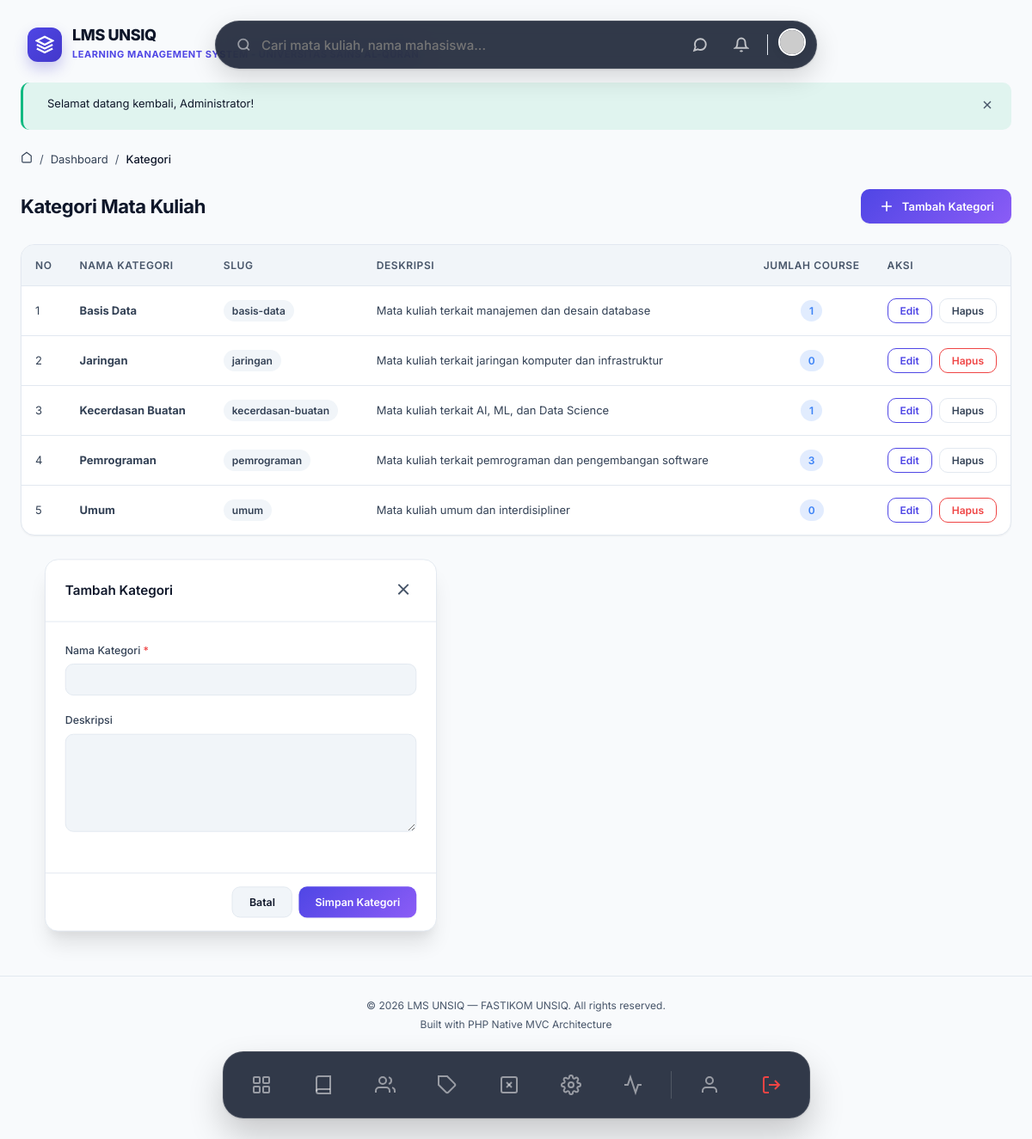
Page /categories (signed in) on the committed database.
### tables this page shows
CREATE TABLE IF NOT EXISTS settings (
    id INT AUTO_INCREMENT PRIMARY KEY,
    key_name VARCHAR(100) NOT NULL UNIQUE,
    value TEXT NULL,
    group_name VARCHAR(50) NOT NULL DEFAULT 'general',
    description VARCHAR(255) NULL,
    INDEX idx_settings_group (group_name)
);

CREATE TABLE IF NOT EXISTS categories (
    id INT AUTO_INCREMENT PRIMARY KEY,
    name VARCHAR(100) NOT NULL,
    slug VARCHAR(120) NOT NULL UNIQUE,
    description TEXT NULL,
    created_at TIMESTAMP DEFAULT CURRENT_TIMESTAMP
);

### app/Views/categories/index.php (the view, shortened to what the rows shown need)
<div class="animate-fade-in">
    <div class="page-header">
        <h1>Kategori Mata Kuliah</h1>
        <button class="btn btn-primary" onclick="openCategoryModal('add')">
            <svg width="20" height="20" viewBox="0 0 24 24" fill="none" stroke="currentColor" stroke-width="2"><path d="M12 5v14M5 12h14"/></svg>
            Tambah Kategori
        </button>
    </div>
    <div class="card">
        <div class="table-responsive">
            <table class="table">
                <thead>
                    <tr>
                        <th width="50">No</th>
                        <th>Nama Kategori</th>
                        <th>Slug</th>
                        <th>Deskripsi</th>
                        <th class="text-center" width="100">Jumlah Course</th>
                        <th class="text-right" width="150">Aksi</th>
                    </tr>
                </thead>
                <tbody>
                    <?php if(empty($categories)): ?>
                        <tr><td colspan="6" class="text-center">Belum ada kategori.</td></tr>
                    <?php else: ?>
                        <?php foreach($categories as $i => $cat): ?>
                        <tr>
                            <td><?= $i + 1 ?></td>
                            <td>
                                <strong><?= e($cat['name']) ?></strong>
                            </td>
                            <td><span class="badge badge-secondary"><?= e($cat['slug']) ?></span></td>
                            <td><span class="text-muted"><?= e($cat['description'] ?: '-') ?></span></td>
                            <td class="text-center">
                                <span class="badge badge-info"><?= $cat['course_count'] ?></span>
                            </td>
                            <td>
                                <div class="action-buttons justify-end">
                                    <button class="btn btn-sm btn-outline-primary"
                                            onclick="openCategoryModal('edit', <?= $cat['id'] ?>, <?= htmlspecialchars(json_encode($cat['name'])) ?>, <?= htmlspecialchars(json_encode($cat['description'] ?? '')) ?>)">
                                        Edit
                                    </button>
                                    <?php if ($cat['course_count'] == 0): ?>
                                    <form method="POST" action="<?= url('/categories/' . $cat['id'] . '/delete') ?>" style="display:inline;" onsubmit="return confirm('Apakah Anda yakin ingin menghapus kategori ini?');">
                                        <button class="btn btn-sm btn-outline-danger">Hapus</button>
                                    </form>
                                    <?php else: ?>
                                    <button class="btn btn-sm btn-outline-secondary" disabled title="Kategori sedang digunakan">Hapus</button>
                                    <?php endif; ?>
                                </div>
                            </td>
                        </tr>
                        <?php endforeach; ?>
                    <?php endif; ?>
                </tbody>
            </table>
        </div>
    </div>
</div>
<div class="modal" id="categoryModal">
    <div class="modal-dialog">
        <div class="modal-content">
            <div class="modal-header">
                <h3 class="modal-title" id="modalTitle">Tambah Kategori</h3>
                <button type="button" class="modal-close" onclick="closeCategoryModal()">
                    <svg width="24" height="24" viewBox="0 0 24 24" fill="none" stroke="currentColor" stroke-width="2"><line x1="18" y1="6" x2="6" y2="18"/><line x1="6" y1="6" x2="18" y2="18"/></svg>
                </button>
            </div>
            <form id="categoryForm" method="POST" action="<?= url('/categories') ?>">
                <div class="modal-body">
                    <div class="form-group">
                        <label class="form-label">Nama Kategori <span class="required">*</span></label>
                        <input type="text" name="name" id="catName" class="form-control" required minlength="3">
                    </div>
                    <div class="form-group">
                        <label class="form-label">Deskripsi</label>
                        <textarea name="description" id="catDesc" class="form-control" rows="3"></textarea>
                    </div>
                </div>
                <div class="modal-footer">
                    <button type="button" class="btn btn-secondary" onclick="closeCategoryModal()">Batal</button>
                    <button type="submit" class="btn btn-primary" id="btnSubmit">Simpan Kategori</button>
                </div>
            </form>
        </div>
    </div>
</div>

### app/Core/Router.php (shortened to what the rows shown need)
<?php
class Router
{
    private array $routes = [
        'GET'    => [],
        'POST'   => [],
        'PUT'    => [],
        'DELETE' => [],
    ];
    private function addRoute(string $method, string $uri, array $action, array $middleware = []): self
    {
        $this->routes[$method][] = [
            'uri'        => $uri,
            'controller' => $action[0],
            'method'     => $action[1],
            'middleware'  => $middleware,
        ];
        return $this;
    }
    public function dispatch(string $requestMethod, string $requestUri): void
    {
        $routes = $this->routes[$requestMethod] ?? [];
        foreach ($routes as $route) {
            $params = $this->matchRoute($route['uri'], $requestUri);
            if ($params !== false) {
                $methodName      = $route['method'];
                $controller = new $controllerClass();
                call_user_func_array([$controller, $methodName], $params);
                return;
            }
        }
        throw new Exceptions\NotFoundException("Route [{$requestMethod} {$requestUri}] not found.");
    }
    private function matchRoute(string $routeUri, string $requestUri): array|false
    {
        $pattern = preg_replace('/\{([a-zA-Z_]+)\}/', '([a-zA-Z0-9_-]+)', $routeUri);
        $pattern = '#^' . $pattern . '$#';
        if (preg_match($pattern, $requestUri, $matches)) {
            array_shift($matches);
            return $matches;
        }
        return false;
    }
}

### app/Views/partials/navbar.php (shortened to what the rows shown need)
<?php
$user = $currentUser ?? \App\Core\Session::user();
$notifCount = 0;
try {
    $notifModel = new \App\Models\Notification();
    $notifCount = $notifModel->countUnread($user['id'] ?? 0);
} catch (\Throwable $e) {}
?>
<div style="display: flex; justify-content: center; position: sticky; top: 24px; z-index: 999; margin-bottom: 24px; pointer-events: none; width: 100%;">
<?php
    $settingModel = new \App\Models\Setting();
    $siteName = $settingModel->getValue('site_name', 'LMS UNSIQ');
    $siteDesc = $settingModel->getValue('site_description', 'Portal Akademik');
    $siteLogo = $settingModel->getValue('site_logo');
?>
    <a href="<?= url('/dashboard') ?>" style="position: absolute; left: 32px; top: 50%; transform: translateY(-50%); pointer-events: auto; display: flex; align-items: center; gap: 12px; text-decoration: none; transition: transform 0.2s;" onmouseover="this.style.transform='translateY(-50%) scale(1.02)'" onmouseout="this.style.transform='translateY(-50%) scale(1)'">
        <?php if (!empty($siteLogo)): ?>
            <img src="<?= e(str_starts_with($siteLogo, 'http') ? $siteLogo : upload_url($siteLogo)) ?>" alt="Logo" style="width: 40px; height: 40px; border-radius: 8px; object-fit: contain;">
        <?php else: ?>
            <div style="width: 40px; height: 40px; background: linear-gradient(135deg, #4f46e5, #4338ca); border-radius: 12px; display: flex; justify-content: center; align-items: center; box-shadow: 0 8px 16px rgba(67,56,202,0.25);">
                <svg width="22" height="22" viewBox="0 0 24 24" fill="none" stroke="white" stroke-width="2.5"><path d="M12 2L2 7l10 5 10-5-10-5z"/><path d="M2 17l10 5 10-5"/><path d="M2 12l10 5 10-5"/></svg>
            </div>
        <?php endif; ?>
        <div>
            <h1 style="font-size: 18px; font-weight: 800; color: var(--text-primary); letter-spacing: -0.02em; margin: 0; line-height: 1.1;"><?= e($siteName) ?></h1>
            <span style="font-size: 11px; font-weight: 700; color: var(--accent-primary); letter-spacing: 0.05em; text-transform: uppercase;"><?= e($siteDesc) ?></span>
        </div>
    </a>
    <div style="pointer-events: auto; display: flex; justify-content: space-between; align-items: center; background: rgba(15, 23, 42, 0.85); backdrop-filter: blur(16px); padding: 8px 12px 8px 24px; border-radius: 999px; box-shadow: 0 10px 30px rgba(0,0,0,0.15), 0 1px 3px rgba(0,0,0,0.1); border: 1px solid rgba(255,255,255,0.1); width: 100%; max-width: 700px; transition: all 0.3s cubic-bezier(0.34, 1.56, 0.64, 1);">
        <form action="<?= url('/search') ?>" method="GET" style="display: flex; align-items: center; gap: 12px; flex: 1; margin:0;">
            <svg width="18" height="18" viewBox="0 0 24 24" fill="none" stroke="currentColor" stroke-width="2.5" style="color: rgba(255,255,255,0.5);"><circle cx="11" cy="11" r="8"/><line x1="21" y1="21" x2="16.65" y2="16.65"/></svg>
            <input type="text" name="q" placeholder="Cari mata kuliah, nama mahasiswa..." style="border: none; background: transparent; width: 100%; font-size: 15px; font-weight: 500; outline: none; color: white; font-family: inherit;" autocomplete="off">
        </form>
        <div style="display: flex; align-items: center; gap: 12px;">
            <a href="<?= url('/messages') ?>" style="position:relative; text-decoration: none; width: 36px; height: 36px; display: flex; align-items: center; justify-content: center; border-radius: 50%; color: rgba(255,255,255,0.7); transition: background 0.2s;" onmouseover="this.style.background='rgba(255,255,255,0.1)'" onmouseout="this.style.background='transparent'">
                <svg width="18" height="18" viewBox="0 0 24 24" fill="none" stroke="currentColor" stroke-width="2.5"><path d="M21 11.5a8.38 8.38 0 0 1-.9 3.8 8.5 8.5 0 0 1-7.6 4.7 8.38 8.38 0 0 1-3.8-.9L3 21l1.9-5.7a8.38 8.38 0 0 1-.9-3.8 8.5 8.5 0 0 1 4.7-7.6 8.38 8.38 0 0 1 3.8-.9h.5a8.48 8.48 0 0 1 8 8v.5z"/></svg>
            </a>
            <?php if ($notifCount > 0): ?>
            <a href="<?= url('/notifications') ?>" style="text-decoration: none; background: var(--bg-primary); padding: 6px 12px; border-radius: 99px; font-size: 13px; font-weight: 700; color: var(--accent-primary); border: 1px solid var(--border-color); display: flex; align-items: center; gap: 6px; box-shadow: 0 2px 4px rgba(0,0,0,0.02); transition: transform 0.2s;" onmouseover="this.style.transform='scale(1.05)'" onmouseout="this.style.transform='scale(1)'">
                <div style="width: 6px; height: 6px; background: var(--accent-success); border-radius: 50%;"></div>
                <?= $notifCount ?> Info
            </a>
            <?php else: ?>
            <a href="<?= url('/notifications') ?>" style="text-decoration: none; width: 36px; height: 36px; display: flex; align-items: center; justify-content: center; border-radius: 50%; color: rgba(255,255,255,0.7); transition: background 0.2s;" onmouseover="this.style.background='rgba(255,255,255,0.1)'" onmouseout="this.style.background='transparent'">
                <svg width="18" height="18" viewBox="0 0 24 24" fill="none" stroke="currentColor" stroke-width="2.5"><path d="M18 8A6 6 0 006 8c0 7-3 9-3 9h18s-3-2-3-9"/><path d="M13.73 21a2 2 0 01-3.46 0"/></svg>
            </a>
            <?php endif; ?>
            <a href="<?= url('/profile') ?>">
                <img src="<?= !empty($user['avatar']) ? upload_url($user['avatar']) : 'https://ui-avatars.com/api/?name='.urlencode($user['name'] ?? 'U').'&background=6366f1&color=fff' ?>" alt="Avatar" style="width: 32px; height: 32px; border-radius: 50%; box-shadow: 0 2px 8px rgba(0,0,0,0.1); border: 2px solid white; transition: transform 0.2s;" onmouseover="this.style.transform='scale(1.1)'" onmouseout="this.style.transform='scale(1)'">
            </a>
        </div>
    </div>
</div>

### rows in the picture
settings: value "LMS UNSIQ"
settings: value "LEARNING MANAGEMENT SYSTEM - UNIVERSITAS SAINS AL-QURAN"
categories: name "Basis Data", slug "basis-data", description "Mata kuliah terkait manajemen dan desain database", course_count "1", shows "Hapus"
categories: name "Jaringan", slug "jaringan", description "Mata kuliah terkait jaringan komputer dan infrastruktur", course_count "0"
categories: name "Kecerdasan Buatan", slug "kecerdasan-buatan", description "Mata kuliah terkait AI, ML, dan Data Science", course_count "1", shows "Hapus"
categories: name "Pemrograman", slug "pemrograman", description "Mata kuliah terkait pemrograman dan pengembangan software", course_count "3", shows "Hapus"
categories: name "Umum", slug "umum", description "Mata kuliah umum dan interdisipliner", course_count "0"

### other values in the picture
$message "Selamat datang kembali, Administrator!"
$crumb['label'] "Dashboard"
$crumb['label'] "Kategori"
